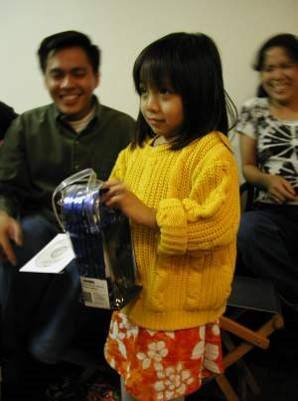
#> input picture images/cute.jpg, 298 x 401 px
$ python imp_2_11_EqualizeHistColor.py
#> lines starting #> are read from the running program, lines starting #| are printed output that depends on the picture
# 컬러영상의 히스토그램 평활화

import cv2
import numpy as np
import matplotlib.pylab as plt

# 컬러영상 읽기
img = cv2.imread('images/cute.jpg', cv2.IMREAD_COLOR)
#> img is the input picture: shape (401, 298, 3); mean B, G, R 47.8, 79.4, 95.8

# 컬러공간을 HSV로 변경
img_hsv = cv2.cvtColor(img, cv2.COLOR_BGR2HSV)
#> img_hsv: shape (401, 298, 3); mean H, S, V 29.6, 116.3, 97.1

# V(밝기값) 공간에 히스토그램 평활화 적용
img_hsv[:,:,2] = cv2.equalizeHist(img_hsv[:,:,2])
#> img_hsv: shape (401, 298, 3); mean H, S, V 29.6, 116.3, 128

# 컬러공간을 RGB로 원위치
img2 = cv2.cvtColor(img_hsv, cv2.COLOR_HSV2BGR)
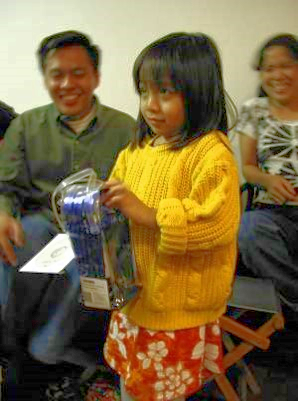
#> img2: shape (401, 298, 3); mean B, G, R 65.4, 105, 125.1
b, g, r = cv2.split(img)
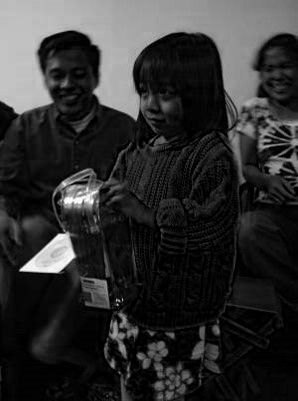
#> b: shape (401, 298); min 0, max 255, mean 47.8
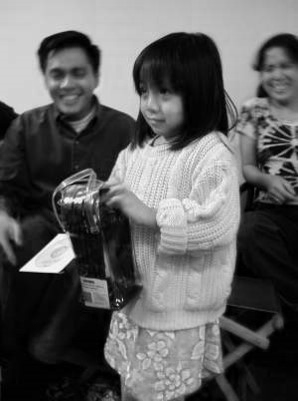
#> r: shape (401, 298); min 0, max 255, mean 95.8
b = cv2.equalizeHist(b)
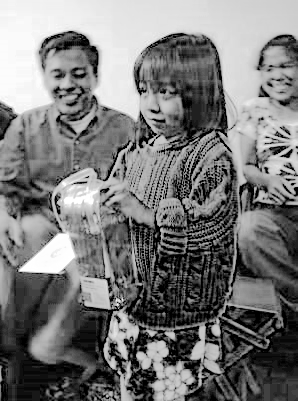
#> b: shape (401, 298); min 0, max 255, mean 120.7
g = cv2.equalizeHist(g)
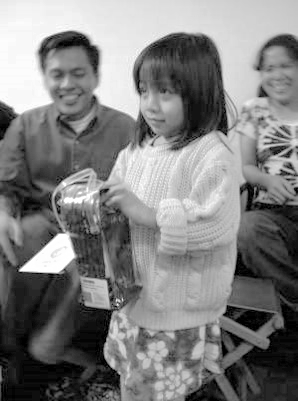
#> g: shape (401, 298); min 0, max 255, mean 127.3
r = cv2.equalizeHist(r)
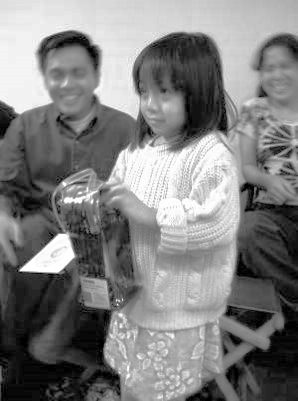
#> r: shape (401, 298); min 0, max 255, mean 127.5
img3 = cv2.merge((b,g,r))
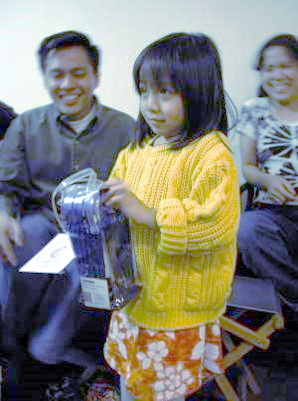
#> img3: shape (401, 298, 3); mean B, G, R 120.7, 127.3, 127.5

# 결과 출력
cv2.imshow('Before', img)
cv2.imshow('After', img2)
cv2.imshow('RGB', img3)
cv2.waitKey()
cv2.destroyAllWindows()
